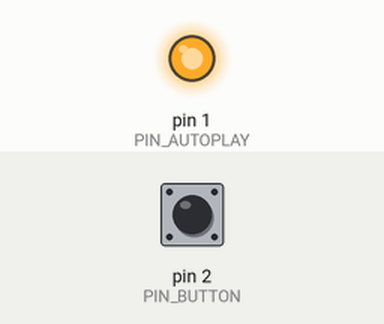
Simulated run of this sketch. Board: Arduino Uno, built with avr-gcc and run on an emulated ATmega328P. Parts: output pins drawn as LEDs (lit = HIGH). The test bench sets the inputs (shaded band); at power-on: pin 2 (PIN_BUTTON) HIGH. Random numbers use the default seed unless the sketch sets one.

Above: at 1.2 s.
1.3 s: pin 2 (PIN_BUTTON) pulled LOW for 0.15 s
At 3.0 s:
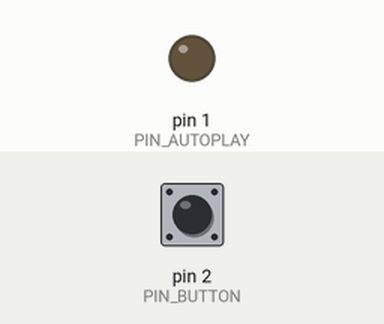
Timing chart, 0 to 4.5 s (numbered marks = the images above; inputs shaded):
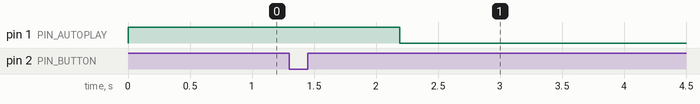

Measured:
- after the input at 1.3 s, pin 1 (PIN_AUTOPLAY): HIGH → LOW after 0.89 s

The sketch:

car_game.ino
```cpp
#include <LiquidCrystal_I2C.h>
#include <Wire.h>
#define PIN_BUTTON   2
#define PIN_AUTOPLAY 1
#define SPRITE_RUN1 1  //Car sprite
#define SPRITE_RUN2   2
#define SPRITE_JUMP 3
#define SPRITE_JUMP_UPPER '.'
#define   SPRITE_JUMP_LOWER 4
#define SPRITE_TERRAIN_EMPTY ' '
#define SPRITE_TERRAIN_SOLID   5
#define SPRITE_TERRAIN_SOLID_RIGHT 6
#define SPRITE_TERRAIN_SOLID_LEFT 7
#define   CAR_HORIZONTAL_POSITION 1    // Horizontal position of CAR on screen
#define   TERRAIN_WIDTH 16
#define TERRAIN_EMPTY 0
#define TERRAIN_LOWER_BLOCK 1
#define   TERRAIN_UPPER_BLOCK 2
#define CAR_POSITION_OFF 0          // CAR is invisible
#define   CAR_POSITION_RUN_LOWER_1 1  // CAR is running on lower row (pose 1)
#define CAR_POSITION_RUN_LOWER_2   2  //                              (pose 2)
#define CAR_POSITION_JUMP_1 3       //   Starting a jump
#define CAR_POSITION_JUMP_2 4       // Half-way up
#define   CAR_POSITION_JUMP_3 5       // Jump is on upper row
#define CAR_POSITION_JUMP_4   6       // Jump is on upper row
#define CAR_POSITION_JUMP_5 7       // Jump is   on upper row
#define CAR_POSITION_JUMP_6 8       // Jump is on upper row
#define   CAR_POSITION_JUMP_7 9       // Half-way down
#define CAR_POSITION_JUMP_8 10      //   About to land
#define CAR_POSITION_RUN_UPPER_1 11 // CAR is running on upper   row (pose 1)
#define CAR_POSITION_RUN_UPPER_2 12 //                              (pose   2)
LiquidCrystal_I2C lcd(0x27, 16, 2);
static char terrainUpper[TERRAIN_WIDTH   + 1];
static char terrainLower[TERRAIN_WIDTH + 1];
static bool buttonPushed   = false;
void initializeGraphics() {
  static byte graphics[] = {
    //   Run position 1
    0b00000,
    0b00000,
    0b00100,
    0b11110,
     0b11110,
    0b11111,
    0b01001,
    0b00000,
    // Run position   2
    0b00000,
    0b00000,
    0b00100,
    0b11110,
    0b11110,
     0b11111,
    0b01001,
    0b00000,
    // Jump
    0b00000,
     0b00000,
    0b00100,
    0b11110,
    0b11110,
    0b11111,
     0b01001,
    0b00000,
    // Jump lower
    0b00000,
    0b00000,
     0b00100,
    0b11110,
    0b11110,
    0b11111,
    0b01001,
     0b00000,
    // Ground
    0b01110,
    0b11111,
    0b10101,
     0b11111,
    0b10101,
    0b11111,
    0b10101,
    0b11111,
     // Ground right
    0b01110,
    0b11111,
    0b10101,
    0b11111,
     0b10101,
    0b11111,
    0b10101,
    0b11111,
    // Ground left
     0b01110,
    0b11111,
    0b10101,
    0b11111,
    0b10101,
     0b11111,
    0b10101,
    0b11111,
  };
  int i;
  // Skip using   character 0, this allows lcd.print() to be used to
  // quickly draw multiple   characters
  for (i = 0; i < 7; ++i) {
    lcd.createChar(i + 1, &graphics[i   * 8]);
  }
  for (i = 0; i < TERRAIN_WIDTH; ++i) {
    terrainUpper[i]   = SPRITE_TERRAIN_EMPTY;
    terrainLower[i] = SPRITE_TERRAIN_EMPTY;
  }
}

//   Slide the terrain to the left in half-character increments
//
void advanceTerrain(char*   terrain, byte newTerrain) {
  for (int i = 0; i < TERRAIN_WIDTH; ++i) {
    char   current = terrain[i];
    char next = (i == TERRAIN_WIDTH - 1) ? newTerrain :   terrain[i + 1];
    switch (current) {
      case SPRITE_TERRAIN_EMPTY:
         terrain[i] = (next == SPRITE_TERRAIN_SOLID) ? SPRITE_TERRAIN_SOLID_RIGHT   : SPRITE_TERRAIN_EMPTY;
        break;
      case SPRITE_TERRAIN_SOLID:
         terrain[i] = (next == SPRITE_TERRAIN_EMPTY) ? SPRITE_TERRAIN_SOLID_LEFT   : SPRITE_TERRAIN_SOLID;
        break;
      case SPRITE_TERRAIN_SOLID_RIGHT:
         terrain[i] = SPRITE_TERRAIN_SOLID;
        break;
      case SPRITE_TERRAIN_SOLID_LEFT:
         terrain[i] = SPRITE_TERRAIN_EMPTY;
        break;
    }
  }
}

bool   drawCAR(byte position, char* terrainUpper, char* terrainLower, unsigned int score)   {
  bool collide = false;
  char upperSave = terrainUpper[CAR_HORIZONTAL_POSITION];
   char lowerSave = terrainLower[CAR_HORIZONTAL_POSITION];
  byte upper, lower;
   switch (position) {
    case CAR_POSITION_OFF:
      upper = lower = SPRITE_TERRAIN_EMPTY;
       break;
    case CAR_POSITION_RUN_LOWER_1:
      upper = SPRITE_TERRAIN_EMPTY;
       lower = SPRITE_RUN1;
      break;
    case CAR_POSITION_RUN_LOWER_2:
       upper = SPRITE_TERRAIN_EMPTY;
      lower = SPRITE_RUN2;
      break;
     case CAR_POSITION_JUMP_1:
    case CAR_POSITION_JUMP_8:
      upper =   SPRITE_TERRAIN_EMPTY;
      lower = SPRITE_JUMP;
      break;
    case   CAR_POSITION_JUMP_2:
    case CAR_POSITION_JUMP_7:
      upper = SPRITE_JUMP_UPPER;
       lower = SPRITE_JUMP_LOWER;
      break;
    case CAR_POSITION_JUMP_3:
     case CAR_POSITION_JUMP_4:
    case CAR_POSITION_JUMP_5:
    case CAR_POSITION_JUMP_6:
       upper = SPRITE_JUMP;
      lower = SPRITE_TERRAIN_EMPTY;
      break;
     case CAR_POSITION_RUN_UPPER_1:
      upper = SPRITE_RUN1;
      lower   = SPRITE_TERRAIN_EMPTY;
      break;
    case CAR_POSITION_RUN_UPPER_2:
       upper = SPRITE_RUN2;
      lower = SPRITE_TERRAIN_EMPTY;
      break;
   }
  if (upper != ' ') {
    terrainUpper[CAR_HORIZONTAL_POSITION] = upper;
     collide = (upperSave == SPRITE_TERRAIN_EMPTY) ? false : true;
  }
  if   (lower != ' ') {
    terrainLower[CAR_HORIZONTAL_POSITION] = lower;
    collide   |= (lowerSave == SPRITE_TERRAIN_EMPTY) ? false : true;
  }

  byte digits   = (score > 9999) ? 5 : (score > 999) ? 4 : (score > 99) ? 3 : (score > 9) ? 2 :   1;

  // Draw the scene
  terrainUpper[TERRAIN_WIDTH] = '\\0';
  terrainLower[TERRAIN_WIDTH]   = '\\0';
  char temp = terrainUpper[16 - digits];
  terrainUpper[16 - digits]   = '\\0';
  lcd.setCursor(0, 0);
  lcd.print(terrainUpper);
  terrainUpper[16   - digits] = temp;
  lcd.setCursor(0, 1);
  lcd.print(terrainLower);

   lcd.setCursor(16 - digits, 0);
  lcd.print(score);

  terrainUpper[CAR_HORIZONTAL_POSITION]   = upperSave;
  terrainLower[CAR_HORIZONTAL_POSITION] = lowerSave;
  return   collide;
}

// Handle the button push as an interrupt
void buttonPush()   {
  buttonPushed = true;
}

void setup() {
  pinMode(PIN_BUTTON,   INPUT);
  digitalWrite(PIN_BUTTON, HIGH);
  pinMode(PIN_AUTOPLAY, OUTPUT);
   digitalWrite(PIN_AUTOPLAY, HIGH);

  // Digital pin 2 maps to interrupt   0
  attachInterrupt(0/*PIN_BUTTON*/, buttonPush, FALLING);

  initializeGraphics();

  lcd.backlight();
}

void loop() {
  static byte CARPos   = CAR_POSITION_RUN_LOWER_1;
  static byte newTerrainType = TERRAIN_EMPTY;
   static byte newTerrainDuration = 1;
  static bool playing = false;
  static   bool blink = false;
  static unsigned int distance = 0;

  if (!playing)   {
    drawCAR((blink) ? CAR_POSITION_OFF : CARPos, terrainUpper, terrainLower,   distance >> 3);
    if (blink) {
      lcd.setCursor(0, 0);
      lcd.print("Press Start");
    }
    delay(1000);
    blink = !blink;
    if (buttonPushed)   {
      initializeGraphics();
      CARPos = CAR_POSITION_RUN_LOWER_1;
       playing = true;
      buttonPushed = false;
      distance = 10;
     }
    return;
  }

  // Shift the terrain to the left
  advanceTerrain(terrainLower,   newTerrainType == TERRAIN_LOWER_BLOCK ? SPRITE_TERRAIN_SOLID : SPRITE_TERRAIN_EMPTY);
   advanceTerrain(terrainUpper, newTerrainType == TERRAIN_UPPER_BLOCK ? SPRITE_TERRAIN_SOLID   : SPRITE_TERRAIN_EMPTY);

  // Make new terrain to enter on the right
   if (--newTerrainDuration == 0) {
    if (newTerrainType == TERRAIN_EMPTY) {
       newTerrainType = (random(3) == 0) ? TERRAIN_UPPER_BLOCK : TERRAIN_LOWER_BLOCK;
       newTerrainDuration = 10 + random(6);
    } else {
      newTerrainType   = TERRAIN_EMPTY;
      newTerrainDuration = 10 + random(6);
    }
  }

   if (buttonPushed) {
    if (CARPos <= CAR_POSITION_RUN_LOWER_2) CARPos = CAR_POSITION_JUMP_1;
     buttonPushed = false;
  }

  if (drawCAR(CARPos, terrainUpper, terrainLower,   distance >> 3)) {
    playing = false; // The CAR collided with something. Too   bad.
    for (int i = 0; i <= 2; i++) {
    }
  } else {
    if (CARPos   == CAR_POSITION_RUN_LOWER_2 || CARPos == CAR_POSITION_JUMP_8) {
      CARPos   = CAR_POSITION_RUN_LOWER_1;
    } else if ((CARPos >= CAR_POSITION_JUMP_3 &&   CARPos <= CAR_POSITION_JUMP_5) && terrainLower[CAR_HORIZONTAL_POSITION] != SPRITE_TERRAIN_EMPTY)   {
      CARPos = CAR_POSITION_RUN_UPPER_1;
    } else if (CARPos >= CAR_POSITION_RUN_UPPER_1   && terrainLower[CAR_HORIZONTAL_POSITION] == SPRITE_TERRAIN_EMPTY) {
      CARPos   = CAR_POSITION_JUMP_5;
    } else if (CARPos == CAR_POSITION_RUN_UPPER_2) {
       CARPos = CAR_POSITION_RUN_UPPER_1;
    } else {
      ++CARPos;
     }
    ++distance;

    digitalWrite(PIN_AUTOPLAY, terrainLower[CAR_HORIZONTAL_POSITION   + 2] == SPRITE_TERRAIN_EMPTY ? HIGH : LOW);
  }
}
```
